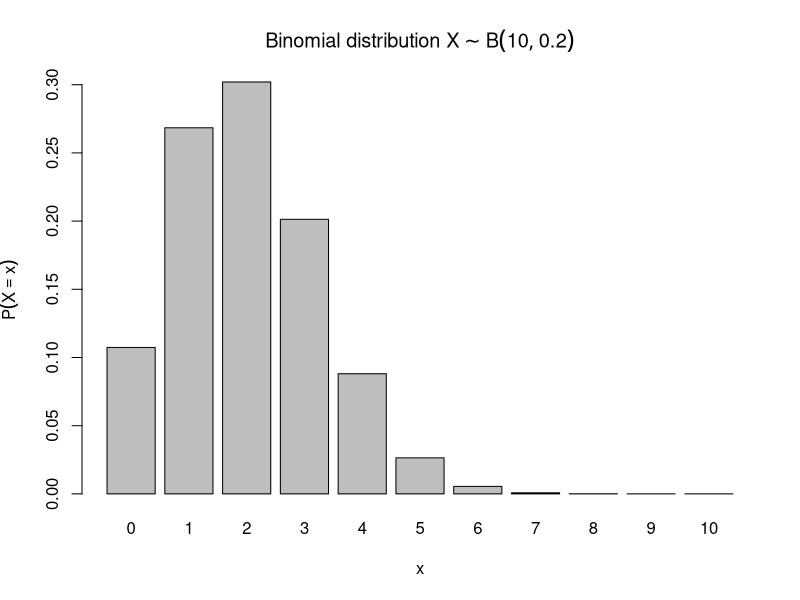
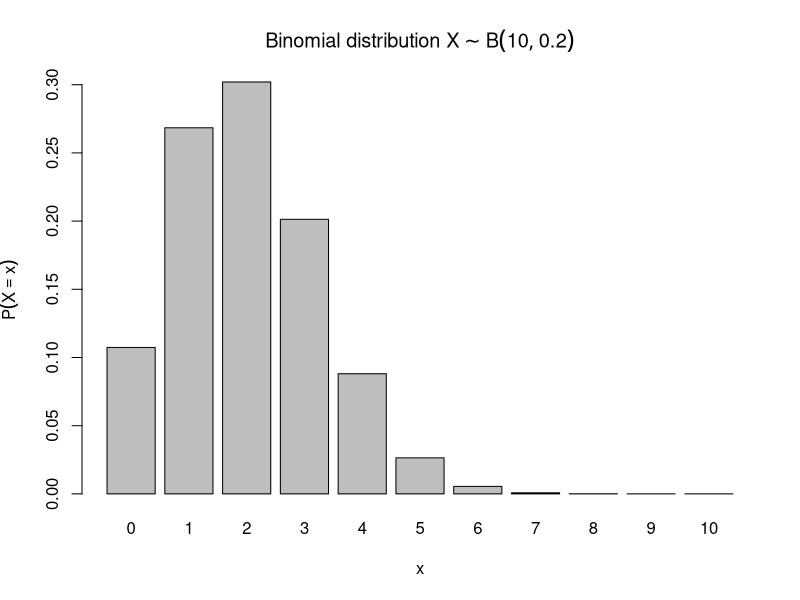
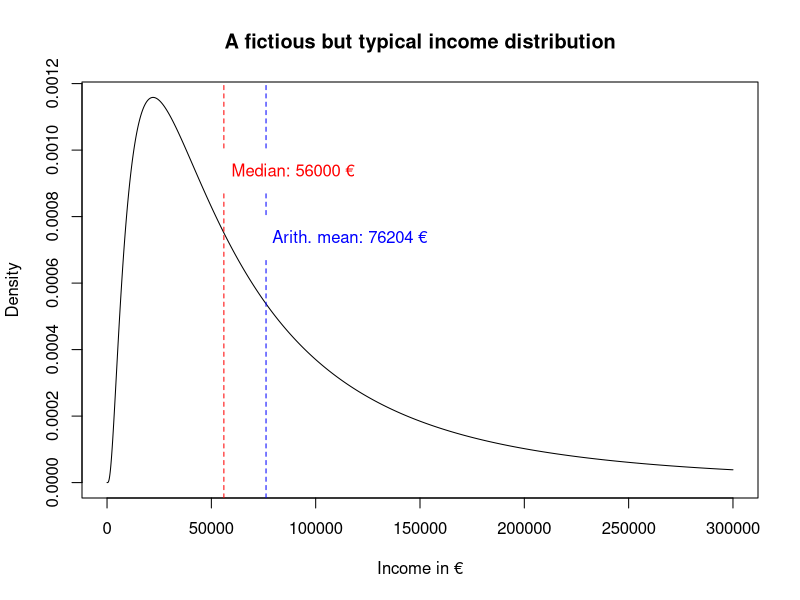
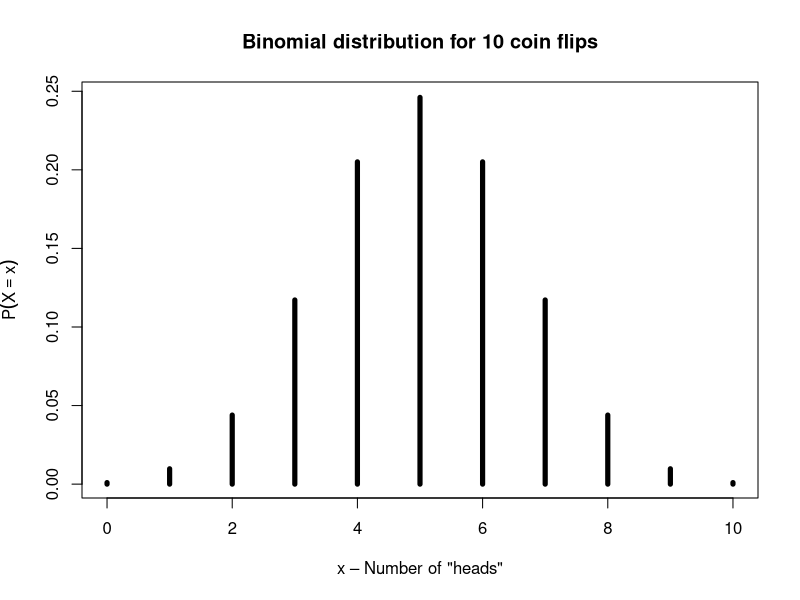
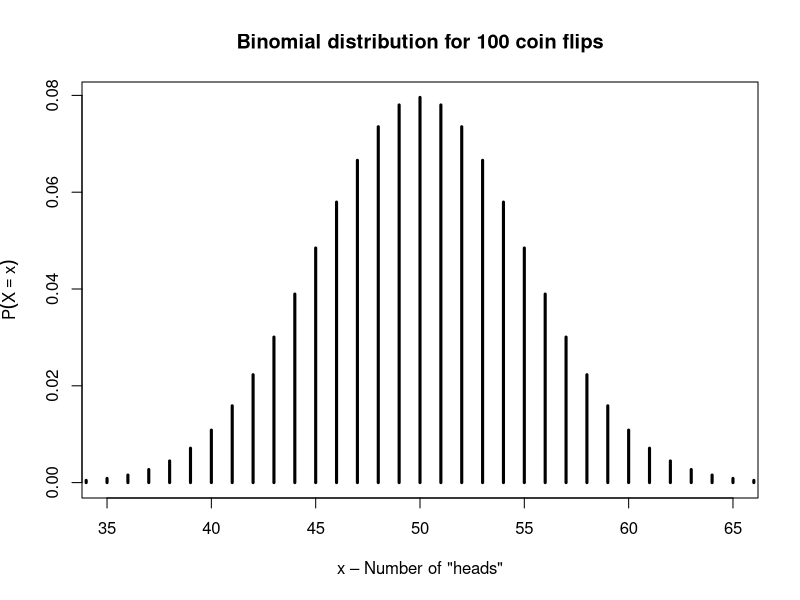
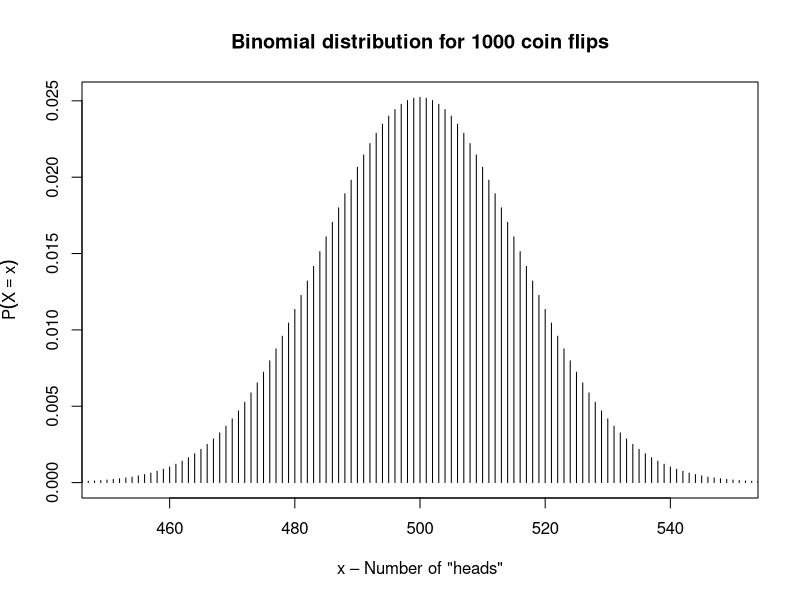
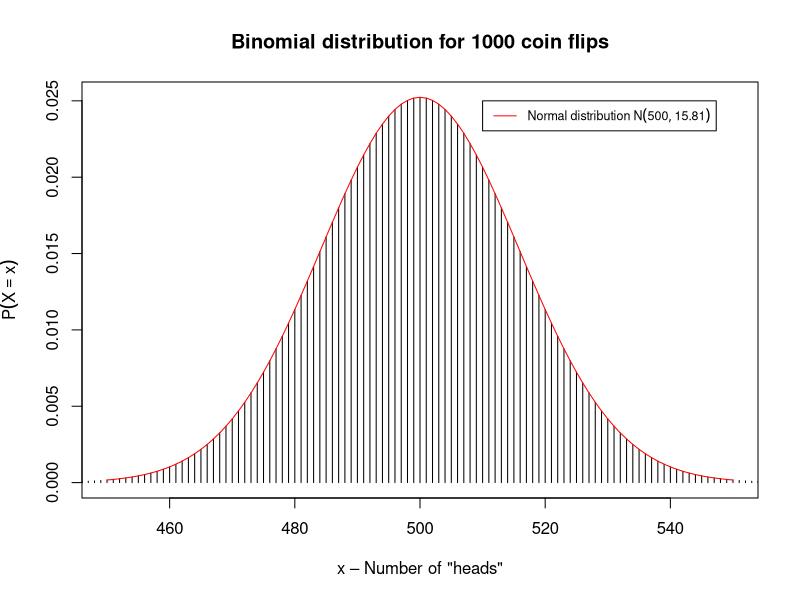

Write R code to recreate these figures, in order.
## ---- chunk 1
knitr::opts_chunk$set(echo = TRUE)
## ---- chunk 2
p <- 0.2
x <- 0:10
n <- 10
y <- dbinom(x, n, p)

barplot(y ~ x,
        xlab = "x", ylab = expression(P(X == x)),
        main = expression(paste("Binomial distribution ", X %~% ~ B(10, 0.2))))
## ---- chunk 3
p <- 0.2
x <- 0:10
n <- 10
y <- dbinom(x, n, p)

barplot(y ~ x,
        xlab = "x", ylab = expression(P(X == x)),
        main = substitute(paste("Binomial distribution ", X %~% ~ B(n, p)), list(n=n, p=p)))
## ---- chunk 4
x <- seq(0, 3, by = 0.001)
unit <- 100000
m <- 0.6
s <- 0.08
y <- dlnorm(x, log(m))

y <- y/sum(y)

mu <- sum(x * y * unit)
med <- max(x[cumsum(y) <= 0.5]) * unit

addlabel <- function(x, y, label, col, xjust = 0.05) {
    legend(x, y, label, text.col = col, box.col = "white", xjust = xjust, x.intersp = 0)
}

plot(x * unit, y, type = "l",
     xlab = "Income in €", ylab = "Density",
     main = "A fictious but typical income distribution")
abline(v = c(med, mu), lty = "dashed", col = c("red", "blue"))
addlabel(med, 0.001, paste("Median:", med, "€"), "red")
addlabel(mu, 0.0008, paste("Arith. mean:", round(mu), "€"), "blue")
## ---- chunk 5
p <- 0.5

xlim <- list(
    "10" = c(0, 10),
    "100" = c(35, 65),
    "1000" = c(450, 550)
)

lwd <- list(
    "10" = 5,
    "100" = 3,
    "1000" = 1
)


lastn <- 0
for (n in c(10, 100, 1000, 1000)) {
    x <- 0:n
    y <- dbinom(x, n, p)
    k <- as.character(n)

    plot(x, y, type = "h", lwd = lwd[[k]],
         xlab = 'x – Number of "heads"', ylab = expression(P(X == x)),
         main = sprintf("Binomial distribution for %d coin flips", n),
         xlim = xlim[[k]])

    if (lastn == 1000) {
        mu <- n*p
        sigma <- n*p/sqrt(n)
        f <- function(x) { dnorm(x, mean = mu, sd = sigma) }
        curve(f, xlim[[k]][1], xlim[[k]][2], add = TRUE, col = "red")
        legend(510, 0.025, substitute(paste("Normal distribution ", N(mu, sigma)), list(mu=mu, sigma=round(sigma, 2))),
               lty = "solid", col = "red", cex = 0.75)
    }

    lastn <- n
}
